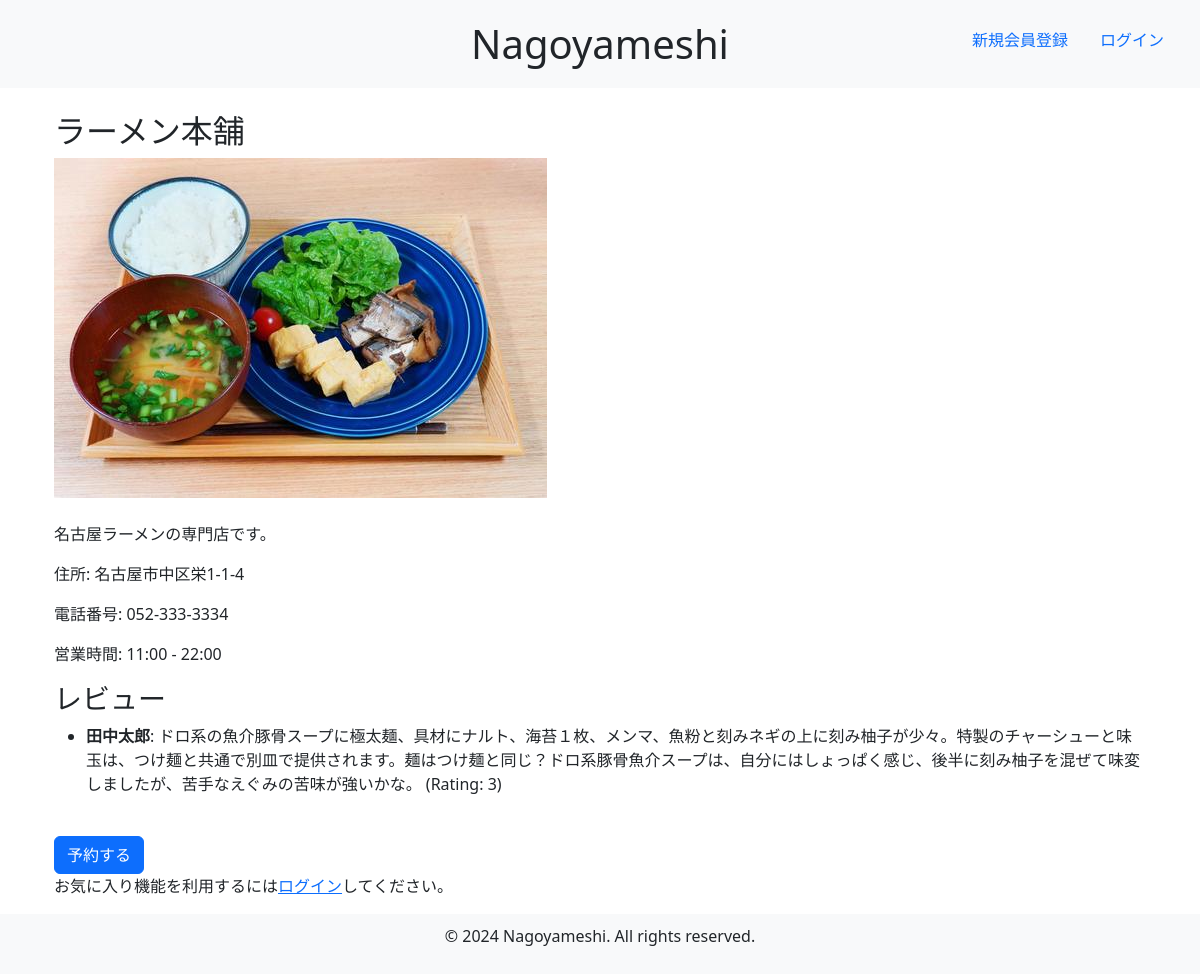
/restaurants/9/, run on the app's committed database.
### nagoyameshi/models.py (models this page shows, shortened)
class Restaurant(models.Model):
    name = models.CharField(max_length=200)
    price = models.PositiveIntegerField()
    description = models.TextField()
    postal_code = models.CharField(max_length=10)
    address = models.CharField(max_length=200)
    phone_number = models.CharField(max_length=15)
    open_time = models.TimeField()
    close_time = models.TimeField()
    created_at = models.DateTimeField(auto_now_add=True)
    updated_at = models.TimeField(auto_now=True)
    img = models.ImageField(upload_to='restaurant_images/')
    category = models.ForeignKey(Category, on_delete=models.CASCADE, null=True, blank=True)

class Review(models.Model):
    restaurant = models.ForeignKey(Restaurant, on_delete=models.CASCADE)
    user = models.ForeignKey(CustomUser, on_delete=models.CASCADE)
    rating = models.PositiveIntegerField()
    comment = models.TextField()
    created_at = models.DateTimeField(auto_now_add=True)

class CustomUser(AbstractUser):#フィールドとメソッド（PW検証など）を継承
    username = None  # usernameフィールドを無効化（DBから削除）
    email = models.EmailField(unique=True)  # DB内のメールアドレスを一意に設定
    full_name = models.CharField(max_length=100)#以下フィールドの設定
    furigana = models.CharField(max_length=100)
    postal_code = models.CharField(max_length=10)
    address = models.CharField(max_length=200)
    phone_number = models.CharField(max_length=15)
    birthdate = models.DateField(null=True, blank=True)
    occupation = models.CharField(max_length=100)
    is_end_user = models.BooleanField(default=False)#カスタムでエンドユーザーかどうかのフラグを追加
    is_admin_user = models.BooleanField(default=False)#管理者かどうかのフラグを追加
    is_subscription_user = models.BooleanField(default=False)  # 有料会員かどうかのフラグを追加
    USERNAME_FIELD = 'email'  # メールアドレスを認証に使用
    REQUIRED_FIELDS = ['full_name', 'furigana', 'postal_code', 'address', 'phone_number', 'birthdate', 'occupation']
    objects = CustomUserManager()  ### CustomUserManagerをオブジェクトとして設定

### nagoyameshi/views.py (the view)
# urls.py: path('restaurants/<int:pk>/', RestaurantDetailView.as_view(), name='restaurant_detail'),
class RestaurantDetailView(DetailView):
    model = Restaurant
    template_name = 'restaurant_detail.html'
    context_object_name = 'restaurant'
    def get_context_data(self, **kwargs):
        context = super().get_context_data(**kwargs)
        context['reviews'] = Review.objects.filter(restaurant=self.object)
        return context

### nagoyameshi/templates/restaurant_detail.html (shortened to what this page needs)
{% extends 'base.html' %}
{% block content %}
<div class="container mt-4">
    <h2>{{ restaurant.name }}</h2>
    <img src="{{ restaurant.img.url }}" class="img-fluid mb-4" alt="{{ restaurant.name }}">
    <p>{{ restaurant.description }}</p>
    <p>住所: {{ restaurant.address }}</p>
    <p>電話番号: {{ restaurant.phone_number }}</p>
    <p>営業時間: {{ restaurant.open_time }} - {{ restaurant.close_time }}</p>
    <h3>レビュー</h3>
    <ul>
        {% for review in reviews %}
        <li>
            <strong>{{ review.user.full_name }}</strong>: {{ review.comment }} (Rating: {{ review.rating }})
        </li>
        {% endfor %}
    </ul>
    <a href="{% if user.is_authenticated %}{% url 'make_reservation' restaurant.id %}{% else %}{% url 'login' %}{% endif %}" class="btn btn-primary mt-4">予約する</a>
    {% if user.is_authenticated %}
    <form method="post" action="{% url 'add_to_favorites' restaurant.id %}">
        {% csrf_token %}
        <button type="submit" class="btn btn-primary">お気に入り追加</button>
    </form>
{% else %}
    <p>お気に入り機能を利用するには<a href="{% url 'login' %}">ログイン</a>してください。</p>
{% endif %}
</div>
{% endblock %}

### data on the page
Restaurant: name "ラーメン本舗", img (picture), description "名古屋ラーメンの専門店です。", address "名古屋市中区栄1-1-4", phone_number "052-333-3334", open_time "11:00", close_time "22:00"
Review: user.full_name "田中太郎", comment "ドロ系の魚介豚骨スープに極太麺、具材にナルト、海苔１枚、メンマ、魚粉と刻みネギの上に刻み柚子が少々。特製のチャーシューと味玉は、つけ麺と共通で別皿で提供されます。麺はつけ麺と同じ？ドロ系豚骨魚介スープは、自分にはしょっぱく感じ、後半に刻み柚子を混ぜて味変しましたが、苦手なえぐみの苦味が強いかな。", rating "3"
